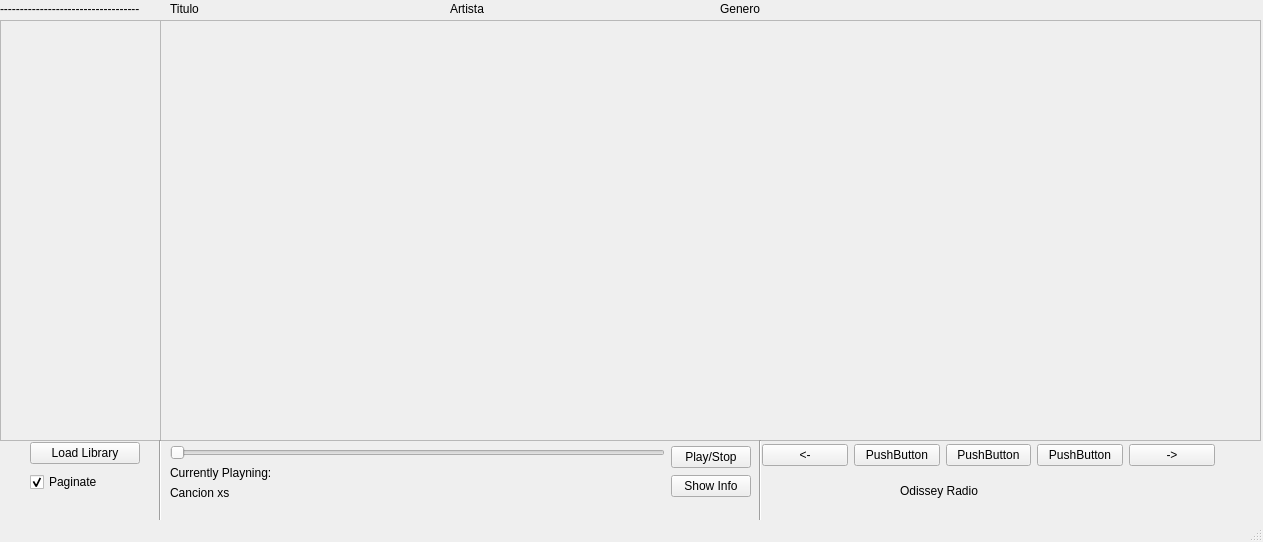
<?xml version="1.0" encoding="UTF-8"?>
<ui version="4.0">
 <class>MainWindow</class>
 <widget class="QMainWindow" name="MainWindow">
  <property name="geometry">
   <rect>
    <x>0</x>
    <y>0</y>
    <width>1263</width>
    <height>542</height>
   </rect>
  </property>
  <property name="windowTitle">
   <string>MainWindow</string>
  </property>
  <widget class="QWidget" name="centralwidget">
   <widget class="QScrollArea" name="scrollArea">
    <property name="geometry">
     <rect>
      <x>0</x>
      <y>20</y>
      <width>161</width>
      <height>421</height>
     </rect>
    </property>
    <property name="widgetResizable">
     <bool>true</bool>
    </property>
    <widget class="QWidget" name="scrollContents">
     <property name="geometry">
      <rect>
       <x>0</x>
       <y>0</y>
       <width>159</width>
       <height>419</height>
      </rect>
     </property>
    </widget>
   </widget>
   <widget class="QScrollArea" name="scrollArea_2">
    <property name="geometry">
     <rect>
      <x>160</x>
      <y>20</y>
      <width>1101</width>
      <height>421</height>
     </rect>
    </property>
    <property name="widgetResizable">
     <bool>true</bool>
    </property>
    <widget class="QWidget" name="scrollContents2">
     <property name="geometry">
      <rect>
       <x>0</x>
       <y>0</y>
       <width>1099</width>
       <height>419</height>
      </rect>
     </property>
    </widget>
   </widget>
   <widget class="QWidget" name="layoutWidget">
    <property name="geometry">
     <rect>
      <x>170</x>
      <y>440</y>
      <width>581</width>
      <height>65</height>
     </rect>
    </property>
    <layout class="QGridLayout" name="gridLayout_4">
     <item row="0" column="0">
      <layout class="QGridLayout" name="gridLayout_3">
       <item row="0" column="0">
        <widget class="QSlider" name="slider">
         <property name="orientation">
          <enum>Qt::Horizontal</enum>
         </property>
        </widget>
       </item>
       <item row="1" column="0">
        <widget class="QLabel" name="label">
         <property name="text">
          <string>Currently Playning:</string>
         </property>
        </widget>
       </item>
       <item row="2" column="0">
        <widget class="QLabel" name="label_2">
         <property name="text">
          <string>Cancion xs</string>
         </property>
        </widget>
       </item>
      </layout>
     </item>
     <item row="0" column="1">
      <layout class="QGridLayout" name="gridLayout_2">
       <item row="1" column="1">
        <widget class="QPushButton" name="Show_info">
         <property name="text">
          <string>Show Info</string>
         </property>
        </widget>
       </item>
       <item row="0" column="1">
        <widget class="QPushButton" name="Play">
         <property name="text">
          <string>Play/Stop</string>
         </property>
        </widget>
       </item>
      </layout>
     </item>
    </layout>
   </widget>
   <widget class="QWidget" name="layoutWidget">
    <property name="geometry">
     <rect>
      <x>30</x>
      <y>440</y>
      <width>110</width>
      <height>56</height>
     </rect>
    </property>
    <layout class="QGridLayout" name="gridLayout_5">
     <item row="0" column="0">
      <widget class="QPushButton" name="Library">
       <property name="text">
        <string>Load Library</string>
       </property>
      </widget>
     </item>
     <item row="1" column="0">
      <widget class="QCheckBox" name="checkBox">
       <property name="text">
        <string>Paginate</string>
       </property>
       <property name="checked">
        <bool>true</bool>
       </property>
      </widget>
     </item>
    </layout>
   </widget>
   <widget class="Line" name="line">
    <property name="geometry">
     <rect>
      <x>750</x>
      <y>440</y>
      <width>20</width>
      <height>81</height>
     </rect>
    </property>
    <property name="orientation">
     <enum>Qt::Vertical</enum>
    </property>
   </widget>
   <widget class="Line" name="line_2">
    <property name="geometry">
     <rect>
      <x>150</x>
      <y>440</y>
      <width>20</width>
      <height>91</height>
     </rect>
    </property>
    <property name="orientation">
     <enum>Qt::Vertical</enum>
    </property>
   </widget>
   <widget class="QLabel" name="label_3">
    <property name="geometry">
     <rect>
      <x>900</x>
      <y>470</y>
      <width>311</width>
      <height>41</height>
     </rect>
    </property>
    <property name="text">
     <string>Odissey Radio</string>
    </property>
   </widget>
   <widget class="QWidget" name="layoutWidget">
    <property name="geometry">
     <rect>
      <x>762</x>
      <y>442</y>
      <width>453</width>
      <height>27</height>
     </rect>
    </property>
    <layout class="QGridLayout" name="gridLayout">
     <item row="0" column="0">
      <widget class="QPushButton" name="BottonAtras">
       <property name="text">
        <string>&lt;-</string>
       </property>
      </widget>
     </item>
     <item row="0" column="1">
      <widget class="QPushButton" name="pagina1">
       <property name="text">
        <string>PushButton</string>
       </property>
      </widget>
     </item>
     <item row="0" column="2">
      <widget class="QPushButton" name="pagina2">
       <property name="text">
        <string>PushButton</string>
       </property>
      </widget>
     </item>
     <item row="0" column="3">
      <widget class="QPushButton" name="pagina3">
       <property name="text">
        <string>PushButton</string>
       </property>
      </widget>
     </item>
     <item row="0" column="4">
      <widget class="QPushButton" name="ButtonAdelante">
       <property name="text">
        <string>-&gt;</string>
       </property>
      </widget>
     </item>
    </layout>
   </widget>
   <widget class="QLabel" name="label_5">
    <property name="geometry">
     <rect>
      <x>720</x>
      <y>0</y>
      <width>67</width>
      <height>17</height>
     </rect>
    </property>
    <property name="text">
     <string>Genero</string>
    </property>
   </widget>
   <widget class="QLabel" name="label_6">
    <property name="geometry">
     <rect>
      <x>170</x>
      <y>0</y>
      <width>201</width>
      <height>17</height>
     </rect>
    </property>
    <property name="text">
     <string>Titulo</string>
    </property>
   </widget>
   <widget class="QLabel" name="label_7">
    <property name="geometry">
     <rect>
      <x>0</x>
      <y>0</y>
      <width>161</width>
      <height>17</height>
     </rect>
    </property>
    <property name="text">
     <string>-----------------------------------</string>
    </property>
   </widget>
   <widget class="QLabel" name="label_4">
    <property name="geometry">
     <rect>
      <x>450</x>
      <y>0</y>
      <width>181</width>
      <height>17</height>
     </rect>
    </property>
    <property name="text">
     <string>Artista</string>
    </property>
   </widget>
  </widget>
  <widget class="QStatusBar" name="statusbar"/>
 </widget>
 <resources/>
 <connections/>
</ui>
